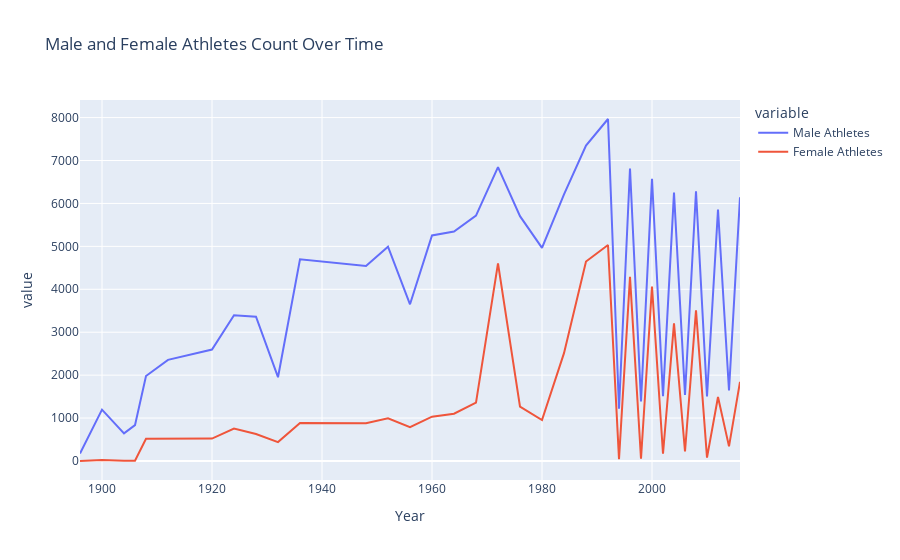
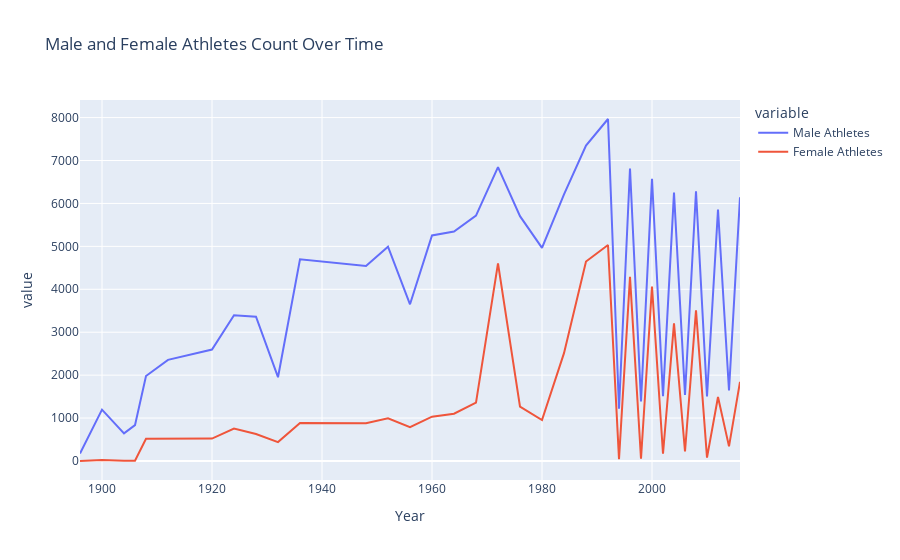

Notebook code for these charts, in order:
### Markdown cell above
### g: Diagram över könsfördelningen (Daniel)
- könsfördelning per OS över tid

### Code cell
# 0g kod här:
male_athletes = athlete_events.groupby("Sex").get_group("M")
female_athletes = athlete_events.groupby("Sex").get_group("F")

male_athletes_by_year_unique_count = male_athletes.groupby("Year")["Name"].nunique()
female_athletes_by_year_unique_count = female_athletes.groupby("Year")["Name"].nunique()

female_athletes_by_year_unique_count.loc[1896] = 0

female_athletes_by_year_unique_count.sort_values(inplace=True)
male_athletes_by_year_unique_count.sort_values(inplace=True)


male_athletes_by_year_unique_count.head(1000)

# create a dataframe with the data
female_male_ratio_over_time_df = pd.DataFrame({'Year': male_athletes_by_year_unique_count.index, 'Male Athletes': male_athletes_by_year_unique_count.values, 'Female Athletes': female_athletes_by_year_unique_count.values})
female_male_ratio_over_time_df.set_index('Year', inplace=True)
female_male_ratio_over_time_df.sort_index(inplace=True)

female_male_ratio_over_time_df.head(1000)
# plot the data using Plotly Express
female_male_ratio_over_time_plotly = px.line(female_male_ratio_over_time_df, y=['Male Athletes', 'Female Athletes'], title='Male and Female Athletes Count Over Time')
female_male_ratio_over_time_plotly.show()

display(female_male_ratio_over_time_df.head(1000))
display(female_male_ratio_over_time_plotly.show())

### Figure 1 — Plotly figure (JSON) as saved in the notebook; plotly's stock layout.template omitted (floating-point values rounded to 4 significant figures)
{"data": [{"hovertemplate": "variable=Male Athletes<br>Year=%{x}<br>value=%{y}<extra></extra>", "legendgroup": "Male Athletes", "line": {"color": "#636efa", "dash": "solid"}, "marker": {"symbol": "circle"}, "mode": "lines", "name": "Male Athletes", "orientation": "v", "showlegend": true, "type": "scatter", "x": [1896, 1900, 1904, 1906, 1908, 1912, 1920, 1924, 1928, 1932, 1936, 1948, 1952, 1956, 1960, 1964, 1968, 1972, 1976, 1980, 1984, 1988, 1992, 1994, 1996, 1998, 2000, 2002, 2004, 2006, 2008, 2010, 2012, 2014, 2016], "xaxis": "x", "y": [176, 1197, 644, 835, 1980, 2356, 2597, 3396, 3362, 1952, 4697, 4545, 4992, 3650, 5255, 5346, 5717, 6845, 5704, 4965, 6213, 7349, 7967, 1216, 6814, 1390, 6576, 1512, 6252, 1539, 6284, 1503, 5858, 1642, 6143], "yaxis": "y"}, {"hovertemplate": "variable=Female Athletes<br>Year=%{x}<br>value=%{y}<extra></extra>", "legendgroup": "Female Athletes", "line": {"color": "#EF553B", "dash": "solid"}, "marker": {"symbol": "circle"}, "mode": "lines", "name": "Female Athletes", "orientation": "v", "showlegend": true, "type": "scatter", "x": [1896, 1900, 1904, 1906, 1908, 1912, 1920, 1924, 1928, 1932, 1936, 1948, 1952, 1956, 1960, 1964, 1968, 1972, 1976, 1980, 1984, 1988, 1992, 1994, 1996, 1998, 2000, 2002, 2004, 2006, 2008, 2010, 2012, 2014, 2016], "xaxis": "x", "y": [0, 23, 6, 6, 516, 522, 523, 757, 629, 441, 885, 880, 994, 788, 1032, 1102, 1358, 4603, 1266, 955, 2512, 4646, 5031, 44, 4288, 53, 4064, 169, 3206, 222, 3512, 78, 1490, 340, 1844], "yaxis": "y"}], "layout": {"legend": {"title": {"text": "variable"}, "tracegroupgap": 0}, "title": {"text": "Male and Female Athletes Count Over Time"}, "xaxis": {"anchor": "y", "domain": [0, 1], "title": {"text": "Year"}}, "yaxis": {"anchor": "x", "domain": [0, 1], "title": {"text": "value"}}}}

### Figure 2 — Plotly figure (JSON) as saved in the notebook; plotly's stock layout.template omitted (floating-point values rounded to 4 significant figures)
{"data": [{"hovertemplate": "variable=Male Athletes<br>Year=%{x}<br>value=%{y}<extra></extra>", "legendgroup": "Male Athletes", "line": {"color": "#636efa", "dash": "solid"}, "marker": {"symbol": "circle"}, "mode": "lines", "name": "Male Athletes", "orientation": "v", "showlegend": true, "type": "scatter", "x": [1896, 1900, 1904, 1906, 1908, 1912, 1920, 1924, 1928, 1932, 1936, 1948, 1952, 1956, 1960, 1964, 1968, 1972, 1976, 1980, 1984, 1988, 1992, 1994, 1996, 1998, 2000, 2002, 2004, 2006, 2008, 2010, 2012, 2014, 2016], "xaxis": "x", "y": [176, 1197, 644, 835, 1980, 2356, 2597, 3396, 3362, 1952, 4697, 4545, 4992, 3650, 5255, 5346, 5717, 6845, 5704, 4965, 6213, 7349, 7967, 1216, 6814, 1390, 6576, 1512, 6252, 1539, 6284, 1503, 5858, 1642, 6143], "yaxis": "y"}, {"hovertemplate": "variable=Female Athletes<br>Year=%{x}<br>value=%{y}<extra></extra>", "legendgroup": "Female Athletes", "line": {"color": "#EF553B", "dash": "solid"}, "marker": {"symbol": "circle"}, "mode": "lines", "name": "Female Athletes", "orientation": "v", "showlegend": true, "type": "scatter", "x": [1896, 1900, 1904, 1906, 1908, 1912, 1920, 1924, 1928, 1932, 1936, 1948, 1952, 1956, 1960, 1964, 1968, 1972, 1976, 1980, 1984, 1988, 1992, 1994, 1996, 1998, 2000, 2002, 2004, 2006, 2008, 2010, 2012, 2014, 2016], "xaxis": "x", "y": [0, 23, 6, 6, 516, 522, 523, 757, 629, 441, 885, 880, 994, 788, 1032, 1102, 1358, 4603, 1266, 955, 2512, 4646, 5031, 44, 4288, 53, 4064, 169, 3206, 222, 3512, 78, 1490, 340, 1844], "yaxis": "y"}], "layout": {"legend": {"title": {"text": "variable"}, "tracegroupgap": 0}, "title": {"text": "Male and Female Athletes Count Over Time"}, "xaxis": {"anchor": "y", "domain": [0, 1], "title": {"text": "Year"}}, "yaxis": {"anchor": "x", "domain": [0, 1], "title": {"text": "value"}}}}
